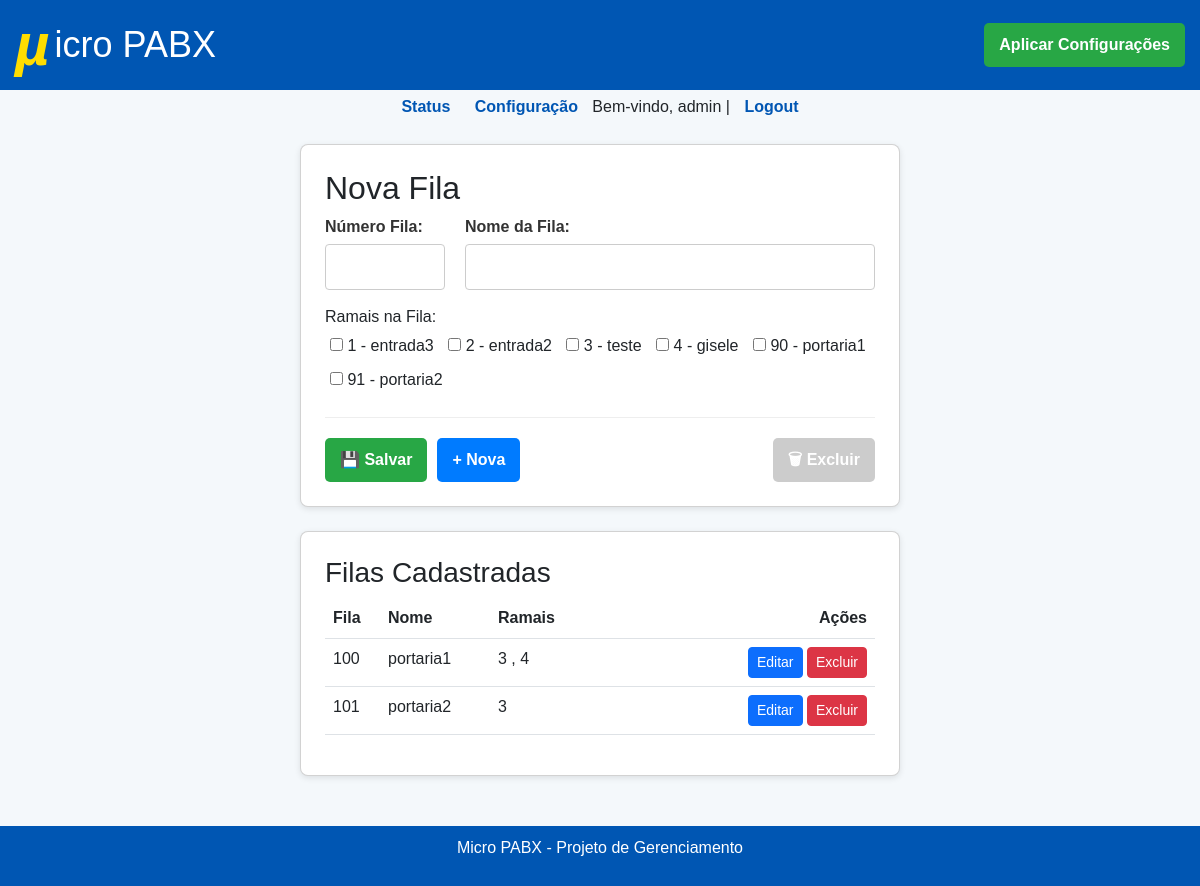
Before: /config/fila (signed in) with the older database file.
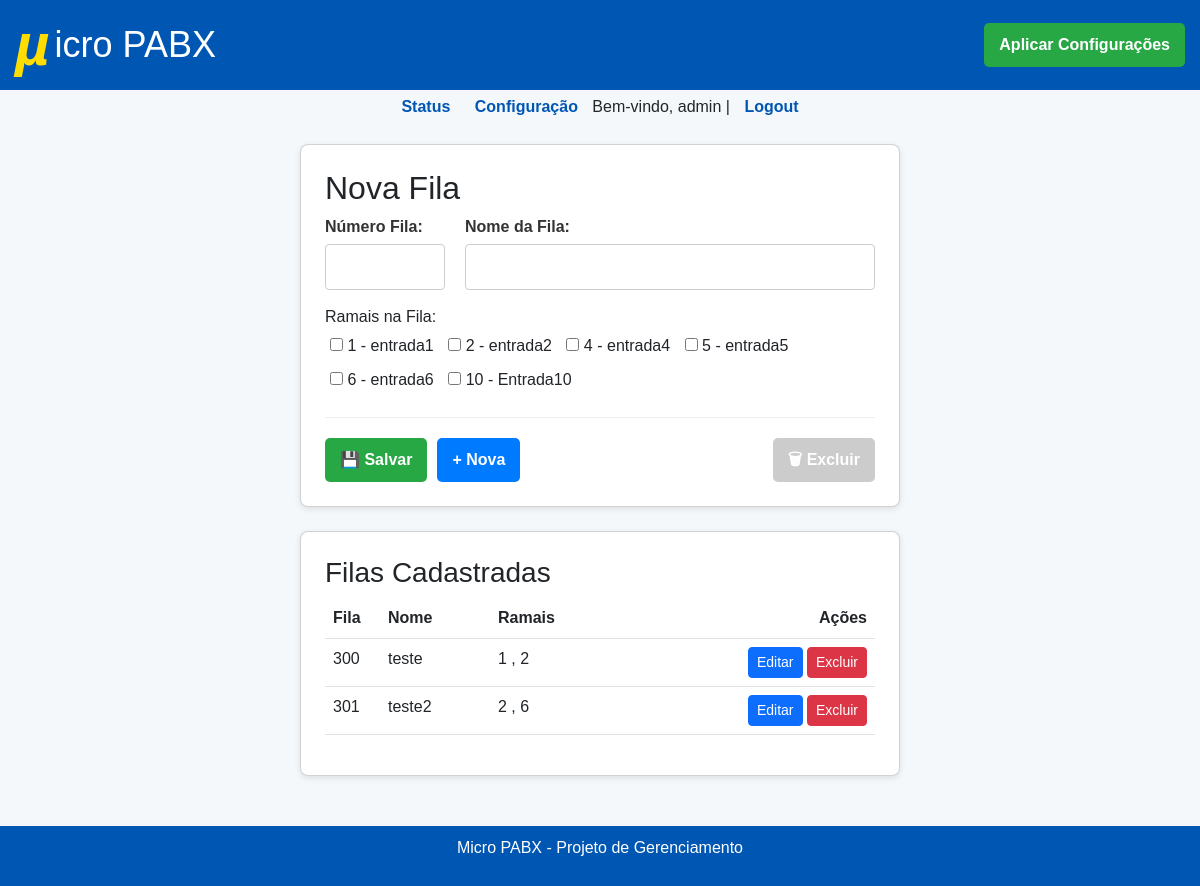
After: the same page with the newer database file.
### tables this page shows
CREATE TABLE ramais (
                    id INTEGER PRIMARY KEY AUTOINCREMENT,
                    ramal INTEGER UNIQUE NOT NULL,
                    nome TEXT NOT NULL,
                    senha TEXT NOT NULL,
                    contexto TEXT DEFAULT 'interno'
                );

CREATE TABLE filas (
                    id INTEGER PRIMARY KEY AUTOINCREMENT,
                    fila INTEGER UNIQUE NOT NULL,
                    nome TEXT NOT NULL
                );

### blueprints/pabx.py (the view, shortened to what this page needs)
@pabx_bp.route("/fila", methods=["GET", "POST"])
@login_required
def cadastro_fila():
    ramais = get_ramais()
    filas = get_filas()
    return render_template("config_filas.html", ramais=ramais, filas=filas)

### auth.py (called while the page is built)
def login_required(f):
    @wraps(f)
    def decorated_function(*args, **kwargs):
        if not session.get("user"):
            flash("Você precisa estar logado para acessar esta página.", "warning")
            return redirect(url_for("auth.login")) # Rota de login agora está no blueprint 'auth'
        return f(*args, **kwargs)
    return decorated_function

### database.py (called while the page is built)
def get_db():
    conn = sqlite3.connect(DB_PATH)
    conn.row_factory = sqlite3.Row
    return conn

def get_ramais():
    conn = get_db()
    ramais_raw = conn.execute("SELECT id, ramal, nome, senha, contexto FROM ramais order by ramal").fetchall()
    ramais = []
    for r in ramais_raw:
        ramais.append({
            "id": r["id"],
            "ramal": r["ramal"],
            "nome": r["nome"],
            "senha": r["senha"],
            "contexto": r["contexto"]
        })
    conn.close()
    return ramais

### templates/config_filas.html (shortened to what this page needs)
{% extends "base.html" %}
{% block content %}
<div class="card p-4">
    <h2 id="form-title">Nova Fila</h2>
    <form method="POST" id="form-fila" action="{{ url_for('pabx.cadastro_fila') }}">
        <div class="form-row">
            <div class="form-group" style="flex-basis: 120px; flex-grow: 0;">
                <label for="fila">Número Fila:</label>
                <input type="number" name="fila" id="fila" required>
            </div>
            <div class="form-group">
                <label for="nome">Nome da Fila:</label>
                <input type="text" name="nome" id="nome" required>
            </div>
        </div>
        <div>
            <label>Ramais na Fila:</label>
            <div>
                {% for r in ramais %}
                        <label style="padding: 5px;">
                            <input type="checkbox" name="ramais" value="{{ r.id }}">
                            {{ r.ramal }} - {{ r.nome }}
                        </label>
                {% endfor %}
            </div>
        </div>
        <div class="form-actions">
            <button type="submit" class="btn-save">&#128190; Salvar</button>
            <button type="button" class="btn-new" onclick="resetForm()">&#43; Nova</button>
            <button type="button" class="btn-delete" id="btn-delete" onclick="excluirFila()" disabled>&#128465; Excluir</button>
        </div>
    </form>
</div>
<div class="card p-4 mt-4">
    <h3>Filas Cadastradas</h3>
    {% if filas %}
        <table class="table">
            <thead>
                <tr>
                    <th style="width: 10%;">Fila</th>
                    <th style="width: 20%;">Nome</th>
                    <th style="width: 45%;">Ramais</th>
                    <th style="width: 25%;">Ações</th>
                </tr>
            </thead>
            <tbody>
                {% for f in filas %}
                <tr>
                    <td>{{ f.fila }}</td>
                    <td>{{ f.nome }}</td>
                    <td>
                        {% if f.ramais %}
                            {% for r in f.ramais %}
                                {{ r }} {% if not loop.last %}, {% endif %}
                            {% endfor %}
                        {% else %}
                            Nenhum
                        {% endif %}
                    </td>
                    <td>
                        <button class="btn btn-sm btn-primary" onclick="selectFilaTabela('{{ f.id }}','{{ f.fila }}','{{ f.nome }}', {{ f.ramais | tojson }})">Editar</button>
                        <button class="btn btn-sm btn-danger" onclick="excluirFilaDireto('{{ f.id }}','{{ f.fila }}')">Excluir</button>
                    </td>
                </tr>
                {% endfor %}
            </tbody>
        </table>
    {% else %}
        <p>Nenhuma fila cadastrada.</p>
    {% endif %}
</div>
{% endblock %}

Changed rows visible on the page:
removed ramais: ramal "91", nome "portaria2"
removed filas: fila "100", nome "portaria1", ramais "3" "4"
removed filas: fila "101", nome "portaria2", ramais "3"
changed ramais: nome "entrada3" → "entrada1"
changed ramais: ramal "3" → "4"; nome "teste" → "entrada4"
changed ramais: ramal "4" → "5"; nome "gisele" → "entrada5"
added ramais: ramal "6", nome "entrada6"
changed ramais: ramal "90" → "10"; nome "portaria1" → "Entrada10"
added filas: fila "300", nome "teste", ramais "1" "2"
added filas: fila "301", nome "teste2", ramais "2" "6"
